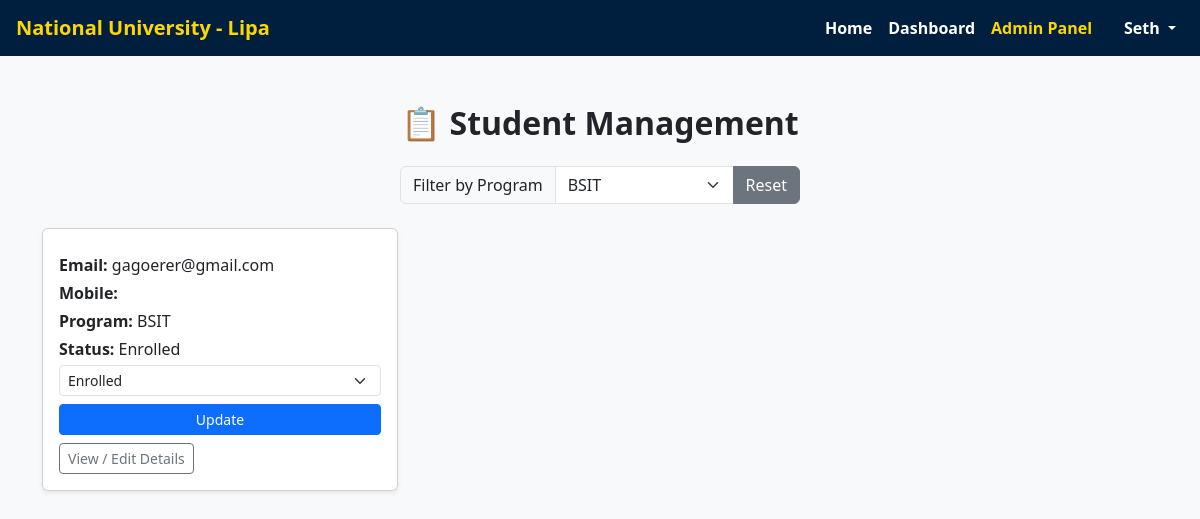
/frontend/admin.php?program=BSIT (signed in), run on the app's committed database.
### tables this page shows
CREATE TABLE `user_info` (
  `id` int(11) NOT NULL,
  `user_id` int(11) NOT NULL,
  `firstname` varchar(100) DEFAULT NULL,
  `middlename` varchar(100) DEFAULT NULL,
  `lastname` varchar(100) DEFAULT NULL,
  `mobile` varchar(20) DEFAULT NULL,
  `nationality` varchar(50) DEFAULT NULL,
  `sex` varchar(20) DEFAULT NULL,
  `academic_year` varchar(50) DEFAULT NULL,
  `academic_term` varchar(50) DEFAULT NULL,
  `applying_for` varchar(50) DEFAULT NULL,
  `strand` varchar(255) DEFAULT NULL,
  `program` varchar(255) DEFAULT NULL,
  `second_program` varchar(255) DEFAULT NULL,
  `family_income` varchar(100) DEFAULT NULL,
  `father_occupation` varchar(255) DEFAULT NULL,
  `mother_occupation` varchar(255) DEFAULT NULL,
  `birthplace` varchar(255) DEFAULT NULL,
  `city` varchar(255) DEFAULT NULL,
  `province` varchar(255) DEFAULT NULL,
  `current_address` text DEFAULT NULL,
  `photo` varchar(255) NOT NULL,
  `likelihood` int(3) NOT NULL
);

CREATE TABLE `users` (
  `id` int(11) NOT NULL,
  `email` varchar(255) NOT NULL,
  `password` varchar(255) NOT NULL,
  `role` enum('student','admin') DEFAULT 'student',
  `status` varchar(50) DEFAULT 'Not Enroll',
  `created_at` timestamp NOT NULL DEFAULT current_timestamp()
);

### frontend/admin.php (the view, shortened to what this page needs)
<?php
include 'connections.php';
$programs = $conn->query("SELECT DISTINCT program
                          FROM user_info
                          INNER JOIN users ON user_info.user_id = users.id
                          WHERE users.role='student' AND program IS NOT NULL AND program<>''
                          ORDER BY program ASC");
$filter_program = $_GET['program'] ?? '';
$query = "SELECT users.id, users.email, users.status, user_info.*
          FROM users
          LEFT JOIN user_info ON users.id=user_info.user_id
          WHERE users.role='student'";
if (!empty($filter_program)) {
    $stmt = $conn->prepare($query . " AND user_info.program=?");
    $stmt->bind_param("s", $filter_program);
    $stmt->execute();
    $result = $stmt->get_result();
} else {
    $result = $conn->query($query);
}
?>
<!DOCTYPE html>
<html lang="en">
<head>
  <link href="https://cdn.jsdelivr.net/npm/bootstrap@5.3.0/dist/css/bootstrap.min.css" rel="stylesheet">
</head>
<body class="bg-light">
<?php include 'nav.php'; ?>
<div class="container mt-5">
  <h2 class="text-center fw-bold text-navy mb-4">📋 Student Management</h2>
  <form method="GET" class="mb-4 d-flex justify-content-center">
    <div class="input-group" style="max-width: 400px;">
      <label class="input-group-text">Filter by Program</label>
      <select name="program" class="form-select" onchange="this.form.submit()">
        <?php while ($p = $programs->fetch_assoc()): ?>
          <option value="<?= htmlspecialchars($p['program']); ?>"
            <?= ($filter_program === $p['program']) ? 'selected' : ''; ?>>
            <?= htmlspecialchars($p['program']); ?>
          </option>
        <?php endwhile; ?>
      </select>
      <?php if (!empty($filter_program)): ?>
        <a href="admin.php" class="btn btn-secondary">Reset</a>
      <?php endif; ?>
    </div>
  </form>
  <div class="row g-4">
    <?php while ($row = $result->fetch_assoc()): ?>
      <div class="col-md-4 d-flex">
        <div class="card student-card shadow-sm h-100 w-100">
          <div class="card-body">
            <p class="card-text mb-1"><strong>Email:</strong> <?= htmlspecialchars($row['email']); ?></p>
            <p class="card-text mb-1"><strong>Mobile:</strong> <?= htmlspecialchars($row['mobile']); ?></p>
            <p class="card-text mb-1"><strong>Program:</strong> <?= htmlspecialchars($row['program']); ?></p>
            <p class="card-text mb-1"><strong>Status:</strong> <?= htmlspecialchars($row['status']); ?></p>
            <div class="mt-auto">
              <form method="POST" class="d-flex flex-column">
                <select name="status" class="form-select form-select-sm mb-2">
                  <option value="Enrolled" <?= $row['status'] === 'Enrolled' ? 'selected' : ''; ?>>Enrolled</option>
                </select>
                <button type="submit" name="update_user" class="btn btn-primary btn-sm">Update</button>
              </form>
              <button class="btn btn-outline-secondary btn-sm mt-2" data-bs-toggle="modal" data-bs-target="#studentModal<?= $row['user_id']; ?>">
                View / Edit Details
              </button>
            </div>
          </div>
        </div>
      </div>
    <?php endwhile; ?>
  </div>
</div>
</body>
</html>

### frontend/admin.php (style rules this page uses)
.student-card { transition: transform 0.2s; }
.card-body { display: flex; flex-direction: column; }

### data on the page
user_info: user.email "gagoerer@gmail.com", program "BSIT", user.status "Enrolled"

### other printed values
$_SESSION['user']['firstname'] "Seth"
form field program "BSIT"
